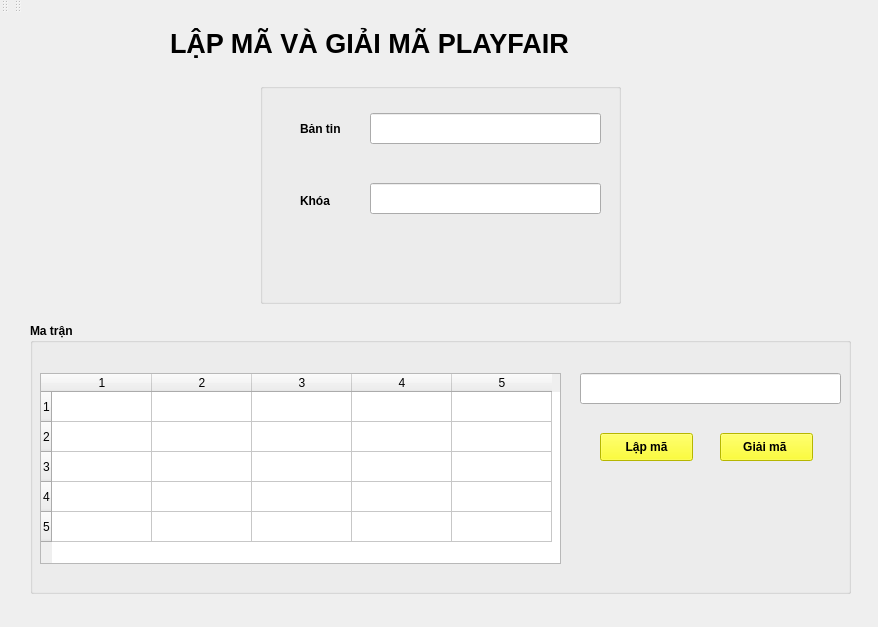
<?xml version="1.0" encoding="UTF-8"?>
<ui version="4.0">
 <class>MainWindow</class>
 <widget class="QMainWindow" name="MainWindow">
  <property name="geometry">
   <rect>
    <x>0</x>
    <y>0</y>
    <width>878</width>
    <height>627</height>
   </rect>
  </property>
  <property name="windowTitle">
   <string>MainWindow</string>
  </property>
  <property name="styleSheet">
   <string notr="true">border-color: rgb(255, 255, 127);</string>
  </property>
  <widget class="QWidget" name="centralwidget">
   <widget class="QGroupBox" name="groupBox">
    <property name="geometry">
     <rect>
      <x>260</x>
      <y>70</y>
      <width>361</width>
      <height>221</height>
     </rect>
    </property>
    <property name="title">
     <string/>
    </property>
    <widget class="QLabel" name="label_2">
     <property name="geometry">
      <rect>
       <x>40</x>
       <y>36</y>
       <width>55</width>
       <height>20</height>
      </rect>
     </property>
     <property name="font">
      <font>
       <pointsize>9</pointsize>
       <weight>75</weight>
       <bold>true</bold>
      </font>
     </property>
     <property name="text">
      <string>Bản tin</string>
     </property>
    </widget>
    <widget class="QLabel" name="label_3">
     <property name="geometry">
      <rect>
       <x>40</x>
       <y>110</y>
       <width>55</width>
       <height>16</height>
      </rect>
     </property>
     <property name="font">
      <font>
       <pointsize>9</pointsize>
       <weight>75</weight>
       <bold>true</bold>
      </font>
     </property>
     <property name="text">
      <string>Khóa</string>
     </property>
    </widget>
    <widget class="QLineEdit" name="ban_tin">
     <property name="geometry">
      <rect>
       <x>110</x>
       <y>30</y>
       <width>231</width>
       <height>31</height>
      </rect>
     </property>
     <property name="font">
      <font>
       <weight>50</weight>
       <bold>false</bold>
      </font>
     </property>
     <property name="styleSheet">
      <string notr="true"/>
     </property>
     <property name="text">
      <string/>
     </property>
    </widget>
    <widget class="QLineEdit" name="key">
     <property name="geometry">
      <rect>
       <x>110</x>
       <y>100</y>
       <width>231</width>
       <height>31</height>
      </rect>
     </property>
    </widget>
   </widget>
   <widget class="QLabel" name="label">
    <property name="geometry">
     <rect>
      <x>170</x>
      <y>0</y>
      <width>521</width>
      <height>61</height>
     </rect>
    </property>
    <property name="font">
     <font>
      <pointsize>20</pointsize>
      <weight>75</weight>
      <bold>true</bold>
     </font>
    </property>
    <property name="text">
     <string>LẬP MÃ VÀ GIẢI MÃ PLAYFAIR</string>
    </property>
   </widget>
   <widget class="QGroupBox" name="groupBox_2">
    <property name="geometry">
     <rect>
      <x>30</x>
      <y>310</y>
      <width>821</width>
      <height>271</height>
     </rect>
    </property>
    <property name="font">
     <font>
      <pointsize>9</pointsize>
      <weight>75</weight>
      <bold>true</bold>
     </font>
    </property>
    <property name="title">
     <string>Ma trận</string>
    </property>
    <widget class="QTableWidget" name="ma_tran">
     <property name="geometry">
      <rect>
       <x>10</x>
       <y>50</y>
       <width>521</width>
       <height>191</height>
      </rect>
     </property>
     <row>
      <property name="text">
       <string>1</string>
      </property>
     </row>
     <row>
      <property name="text">
       <string>2</string>
      </property>
     </row>
     <row>
      <property name="text">
       <string>3</string>
      </property>
     </row>
     <row>
      <property name="text">
       <string>4</string>
      </property>
     </row>
     <row>
      <property name="text">
       <string>5</string>
      </property>
     </row>
     <column>
      <property name="text">
       <string>1</string>
      </property>
     </column>
     <column>
      <property name="text">
       <string>2</string>
      </property>
     </column>
     <column>
      <property name="text">
       <string>3</string>
      </property>
     </column>
     <column>
      <property name="text">
       <string>4</string>
      </property>
     </column>
     <column>
      <property name="text">
       <string>5</string>
      </property>
     </column>
    </widget>
    <widget class="QLineEdit" name="ket_qua">
     <property name="geometry">
      <rect>
       <x>550</x>
       <y>50</y>
       <width>261</width>
       <height>31</height>
      </rect>
     </property>
    </widget>
    <widget class="QPushButton" name="lap_ma">
     <property name="geometry">
      <rect>
       <x>570</x>
       <y>110</y>
       <width>93</width>
       <height>28</height>
      </rect>
     </property>
     <property name="font">
      <font>
       <pointsize>9</pointsize>
       <weight>75</weight>
       <bold>true</bold>
      </font>
     </property>
     <property name="styleSheet">
      <string notr="true">background-color: rgb(255, 255, 0);</string>
     </property>
     <property name="text">
      <string>Lập mã</string>
     </property>
    </widget>
    <widget class="QPushButton" name="giai_ma">
     <property name="geometry">
      <rect>
       <x>690</x>
       <y>110</y>
       <width>93</width>
       <height>28</height>
      </rect>
     </property>
     <property name="font">
      <font>
       <pointsize>9</pointsize>
       <weight>75</weight>
       <bold>true</bold>
      </font>
     </property>
     <property name="styleSheet">
      <string notr="true">background-color: rgb(255, 255, 0);</string>
     </property>
     <property name="text">
      <string>Giải mã </string>
     </property>
    </widget>
   </widget>
  </widget>
  <widget class="QStatusBar" name="statusbar"/>
  <widget class="QToolBar" name="toolBar">
   <property name="windowTitle">
    <string>toolBar</string>
   </property>
   <attribute name="toolBarArea">
    <enum>TopToolBarArea</enum>
   </attribute>
   <attribute name="toolBarBreak">
    <bool>false</bool>
   </attribute>
  </widget>
  <widget class="QToolBar" name="toolBar_2">
   <property name="windowTitle">
    <string>toolBar_2</string>
   </property>
   <attribute name="toolBarArea">
    <enum>TopToolBarArea</enum>
   </attribute>
   <attribute name="toolBarBreak">
    <bool>false</bool>
   </attribute>
  </widget>
 </widget>
 <resources/>
 <connections/>
</ui>
